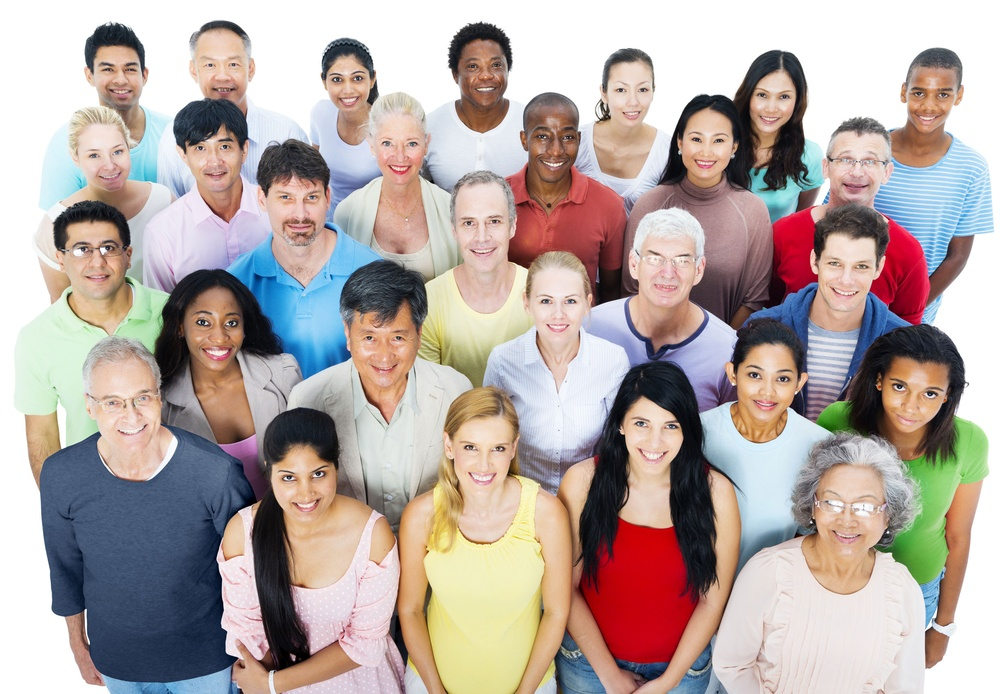
#> input picture CSCI-450/Exam/Exam-2/Group-of-people.jpg, 1000 x 694 px, shrunk from 2458 x 1707 before the run
$ jupyter execute exam2.ipynb
#> lines starting #> are read from the running program, lines starting #| are printed output that depends on the picture; after the words box and inside, x2 and y2 are one past the last pixel; in counts of white or black regions, pixels touching at a corner belong together
# Exam 2

Write a Python function called skintogray which takes in the image given below, and outputs another image where all the exposed human skin tones are turned to grayscale, but other things remain as they are. I don't care about the exact shade of gray either. Use right click or Ctrl+Click to save the image to your computer.

NOTE: The problem may not be perfectly solvable. Points will be awarded based on the degree of your success, and looking at your approach for solving it.

[cell 1]
import pandas as pd
import numpy as np
import matplotlib.pyplot as plt
import seaborn as sns
from skimage import io, color, filters, feature, transform, exposure,  img_as_ubyte

First I'll load the image

[cell 2]
image = io.imread('Group-of-people.jpg')
#> image is the input picture: shape (694, 1000, 3); mean R, G, B 181, 167.9, 163.6

Since skin tones fall in a very narrow category of colors, its better to yCbCr color space rather than RGB. This is mainly because this space has two color parameters (Cb and Cr) and one brightness parameter (Y). So this means we can play around with Cb and Cr and make a nice mask easier.

[cell 3]
ycbcr_img = color.rgb2ycbcr(image)
#> ycbcr_img: shape (694, 1000, 3) float64; mean of channels 0, 1, 2 163.1, 124.2, 134

Here I define these values (or bounds rather), and iteratively tweak them to match the skin tones in the image.

[cell 4]
cb_min = 80
cb_max = 135
cr_min = 140
cr_max = 165

Here I'll extract the Cb and Cr channels from the YCbCr image.

[cell 5]
cb = ycbcr_img[:, :, 1]
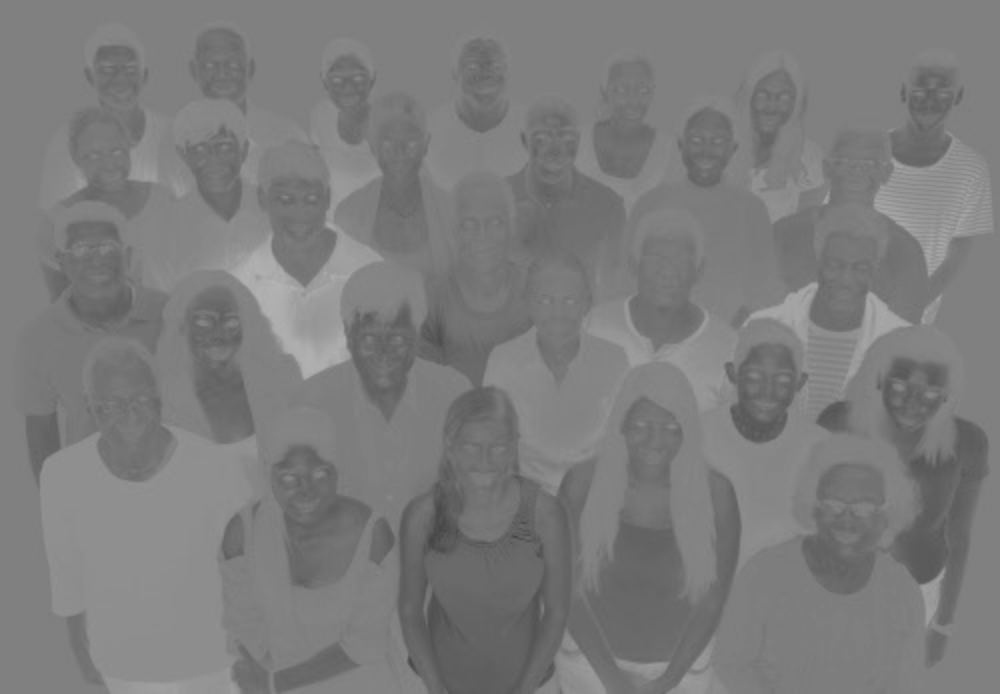
#> cb: shape (694, 1000) float64; min 69.83, max 180.2, mean 124.2
cr = ycbcr_img[:, :, 2]
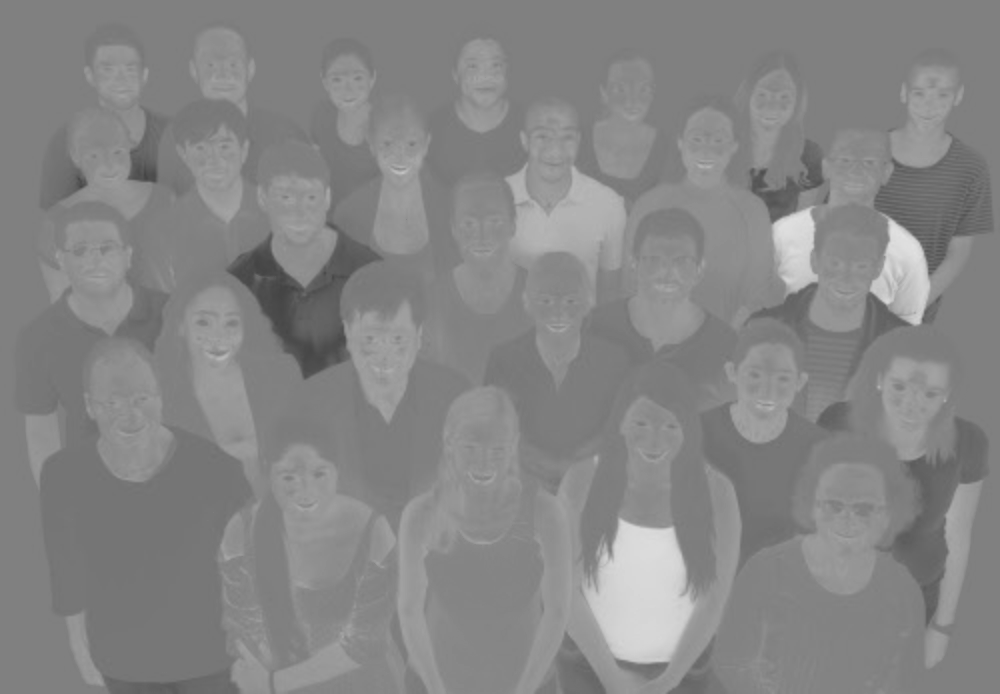
#> cr: shape (694, 1000) float64; min 68.31, max 227.1, mean 134

And then I'll finally get to create the mask. The mask is a boolean array of the same height and width as the image, where a pixel is marked as True in the mask if it lies within the skin-tone's Cb and Cr range and otherwise False.

[cell 6]
mask = (cb >= cb_min) & (cb <= cb_max) & (cr >= cr_min) & (cr <= cr_max)
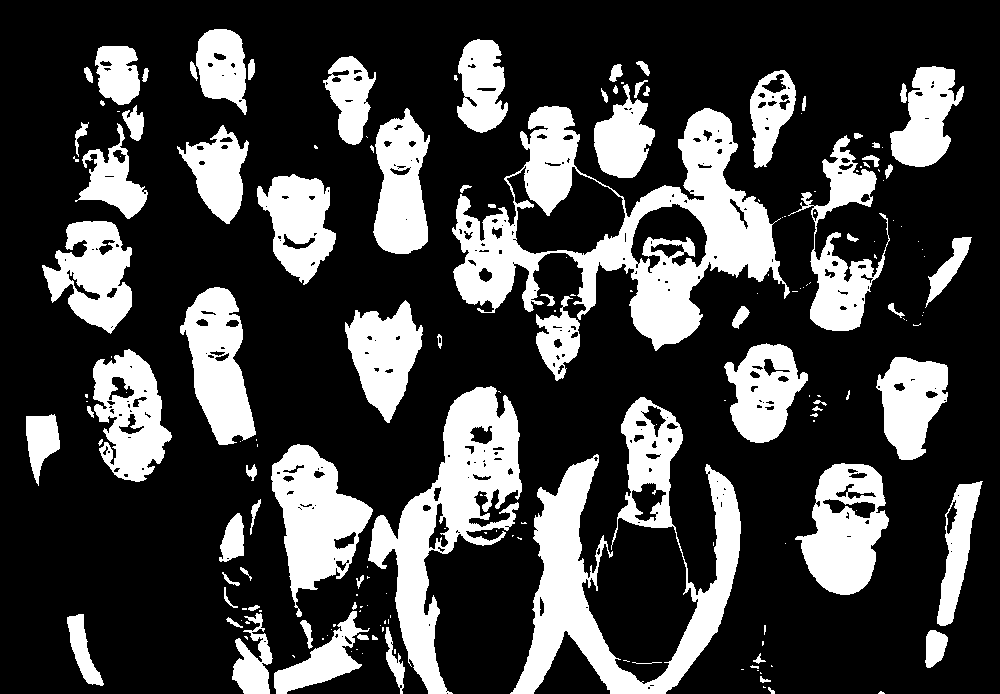
#> mask: shape (694, 1000) bool; 26.1% white; 184 white regions (104 under 20 px), largest, box (x1, y1, x2, y2) and area: (452, 106, 790, 351) 28380, (510, 397, 741, 694) 21824, (368, 386, 522, 694) 16381

Lets take a look at it (this was helpful to me as I was manually adjusting the min max boundaries.)

[cell 7]
plt.imshow(mask, cmap='gray')
plt.title("Skin Mask")
plt.axis("off")
plt.show()

First I'll converts the entire image to grayscale, and I'll stack the grayscale image across 3 channels so it can replace RGB pixels directly later. The main reason I'm doing this is because I don't want to just assign the same gray to every face. Like darker skin tones should be darker gray, and lighter skin tones should be lighter gray.

[cell 8]
gray_img = color.rgb2gray(image)
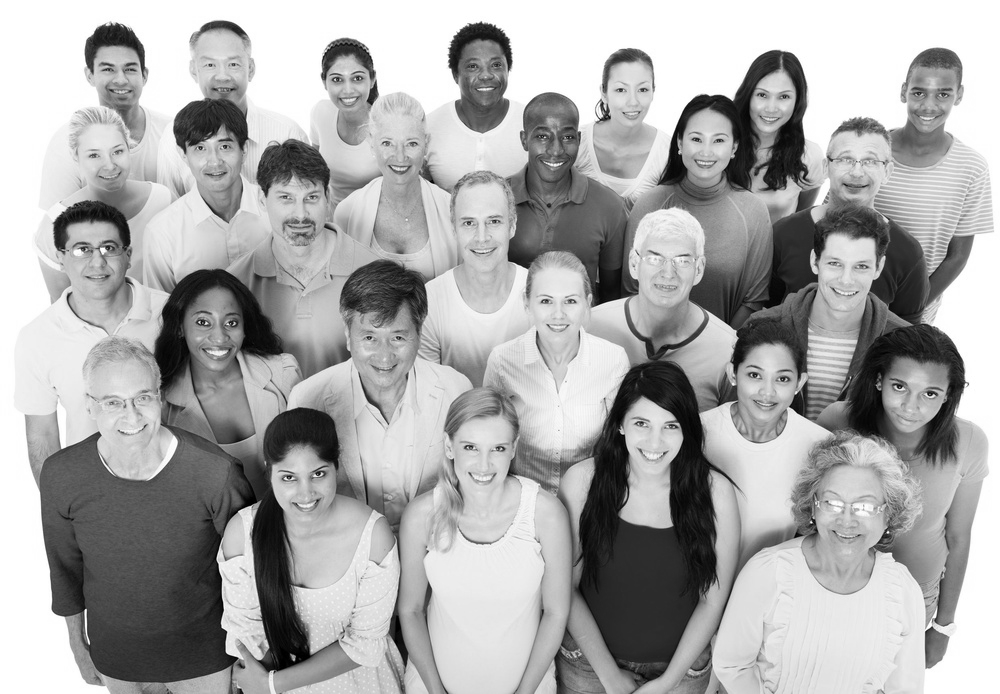
#> gray_img: shape (694, 1000) float64; min 0, max 1, mean 0.668
gray_img_3ch = np.stack([gray_img] * 3, axis=-1)

img_as_ubyte converts the grayscale image to uint8, matching the original image’s data type and scale The boolean mask is then used to selectively replace only the skin pixels with the corresponding grayscale values, and everything else remains untouched.

[cell 9]
output_img = image.copy()
output_img[mask] = img_as_ubyte(gray_img_3ch)[mask]
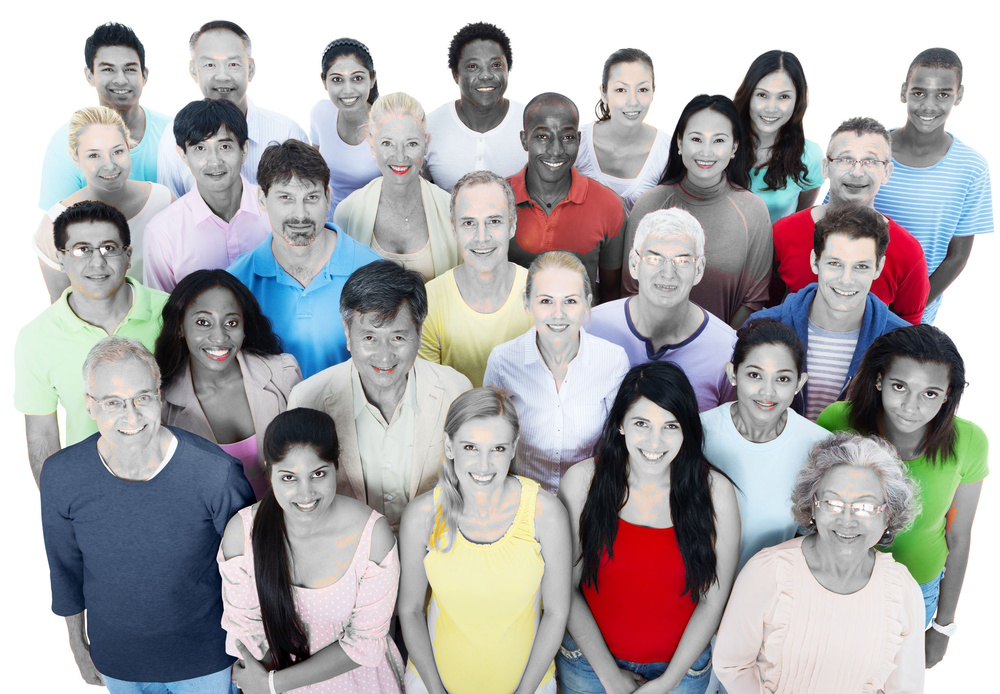
#> output_img: shape (694, 1000, 3); mean R, G, B 172.1, 169.7, 171.5

Now lets compare to see how we did.

[cell 10]
plt.figure(figsize=(12, 6))
plt.subplot(1, 2, 1)
plt.imshow(image)
plt.title('Original Image')
plt.axis('off')

plt.subplot(1, 2, 2)
plt.imshow(output_img)
plt.title('Skin Grayscaled')
plt.axis('off')
plt.tight_layout()
plt.show()
